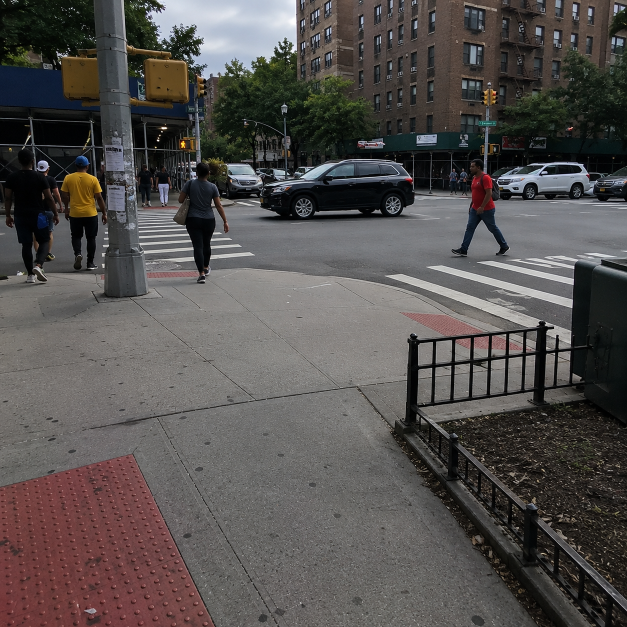
#> input picture sample_images/input_01.png, 1254 x 1254 px (shown at 1/2 size)
$ python -i orb_slam_single_image.py   (imports and definitions only)
#> lines starting #> are read from the running program, lines starting #| are printed output that depends on the picture; after the words box and inside, x2 and y2 are one past the last pixel; in counts of white or black regions, pixels touching at a corner belong together
import cv2
import os
import numpy as np
import time

import global_config


def load_camera_params(yaml_path):
    """Parses focal length and optical center."""
    if not os.path.exists(yaml_path):
        print("Config file not found. Using defaults.")
        return 718.856, 718.856, 607.1928, 185.2157

    with open(yaml_path, 'r') as f:
        try:
            # Simple parsing
            for line in f:
                if "Camera.fx:" in line:
                    fx = float(line.split(":")[1])
                if "Camera.fy:" in line:
                    fy = float(line.split(":")[1])
                if "Camera.cx:" in line:
                    cx = float(line.split(":")[1])
                if "Camera.cy:" in line:
                    cy = float(line.split(":")[1])
            return fx, fy, cx, cy
        except:
            return 500.0, 500.0, 320.0, 240.0


class VisualOdometryORB:
    def __init__(self, focal_len, pp):
#> in run_single_image, frame is the input picture: shape (1254, 1254, 3); mean B, G, R 78.7, 80.4, 84.5
        self.focal_len = focal_len
        self.pp = pp  # Principal Point (cx, cy)

        # 1. Initialize ORB
        # nfeatures=3000 ensures we find enough points even in low texture
        self.orb = cv2.ORB_create(nfeatures=3000)

        # 2. Initialize Matcher
        # Switch to standard BFMatcher (crossCheck=False allows kNN match)
        self.matcher = cv2.BFMatcher(cv2.NORM_HAMMING, crossCheck=False)

        # State
        self.prev_frame = None
        self.prev_kp = None
        self.prev_des = None

        self.cur_R = np.eye(3)
        self.cur_t = np.zeros((3, 1))
        self.trajectory = []

        # Performance tracking
        self.inference_times = []
        self.max_history = 30
        self.frame_count = 0

    def process_frame(self, image):
        """Process a frame and estimate camera motion."""
        start_time = time.time()
        self.frame_count += 1

        # Convert to grayscale
        if len(image.shape) == 3:
            gray = cv2.cvtColor(image, cv2.COLOR_BGR2GRAY)
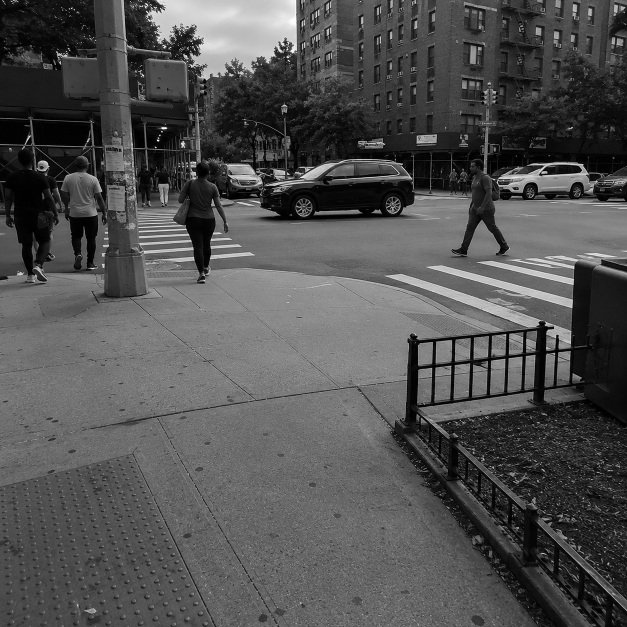
#> gray: shape (1254, 1254) (shown at 1/2 size); min 0, max 255, mean 81.4
        else:
            gray = image

        # 3. Detect ORB Features & Descriptors
        kp, des = self.orb.detectAndCompute(gray, None)
#> kp = 3000 keypoints; strongest (x, y, size): (316, 281, 31), (316, 276, 31), (795, 346, 31), (280, 143, 31)

        # Convert keypoints to numpy array of points for visualization/calculation
        if kp:
            kp_pts = np.float32([k.pt for k in kp])
#> kp_pts = 3000 pairs, first value 35 to 1211, second value 31 to 1122
        else:
            return None  # No features found

        # Initialization (First Frame)
        if self.prev_frame is None:
            self.prev_frame = gray
            self.prev_kp = kp
#> self.prev_kp has the same summary as kp
            self.prev_des = des
            # Return current position (0,0,0) and points to visualize
            elapsed = time.time() - start_time
            self.inference_times.append(elapsed)
            return {
                'position': self.cur_t,
                'rotation': self.cur_R,
                'keypoints': kp_pts,
                'num_features': len(kp),
                'status': 'initialized',
                'inference_time': elapsed
            }

        # 4. Match Features (Previous vs Current)
        if des is None or self.prev_des is None:
            # If we lose features, reset prev_frame to current, so we can recover next frame
            self.prev_frame = gray
            self.prev_kp = kp
            self.prev_des = des
            elapsed = time.time() - start_time
            self.inference_times.append(elapsed)
            return {
                'position': self.cur_t,
                'rotation': self.cur_R,
                'keypoints': kp_pts,
                'num_features': len(kp),
                'status': 'feature_lost',
                'inference_time': elapsed
            }

        # Use KNN matching with k=2
        matches = self.matcher.knnMatch(self.prev_des, des, k=2)

        # Apply Lowe's Ratio Test (Robust filtering)
        good_matches = []
        try:
            for m, n in matches:
                if m.distance < 0.75 * n.distance:
                    good_matches.append(m)
        except ValueError:
            pass  # Handle cases where k<2

        if len(good_matches) < 10:
            # Update history even if tracking failed for this frame
            self.prev_frame = gray
            self.prev_kp = kp
            self.prev_des = des
            # Not enough matches to calculate motion
            elapsed = time.time() - start_time
            self.inference_times.append(elapsed)
            return {
                'position': self.cur_t,
                'rotation': self.cur_R,
                'keypoints': kp_pts,
                'num_features': len(kp),
                'status': 'insufficient_matches',
                'matching_score': 0.0,
                'inference_time': elapsed
            }

        # Extract (x, y) coordinates from the matches
        # Note: queryIdx refers to prev_kp, trainIdx refers to current kp
        # We must perform this BEFORE updating self.prev_kp
        pts_prev = np.float32([self.prev_kp[m.queryIdx].pt for m in good_matches])
        pts_curr = np.float32([kp[m.trainIdx].pt for m in good_matches])

        # 5. Estimate Motion (Essential Matrix)
        E, mask = cv2.findEssentialMat(
            pts_curr,
            pts_prev,
            self.focal_len,
            self.pp,
            cv2.RANSAC,
            0.999,
            1.0,
            None
        )

        # Recover Rotation (R) and Translation (t)
        if E is not None:
            _, R, t, mask = cv2.recoverPose(E, pts_curr, pts_prev, focal=self.focal_len, pp=self.pp)

            # 6. Update Trajectory
            # Monocular Scale Ambiguity: We assume scale=1.0 because we have no IMU or Wheel Encoders
            absolute_scale = 1.0

            # Only update if the move is "significant" (filters jitter)
            if np.mean(np.abs(t)) > 0.005:
                self.cur_t = self.cur_t + absolute_scale * self.cur_R.dot(t)
                self.cur_R = self.cur_R.dot(R)

            # Add to path for drawing
            # Fix DeprecationWarning by extracting scalar value first using float() or [0]
            x = int(float(self.cur_t[0])) + 400
            z = int(float(self.cur_t[2])) + 400
            self.trajectory.append((x, z))

        # 7. Update previous state AFTER all calculations
        self.prev_frame = gray
        self.prev_kp = kp
        self.prev_des = des

        # Calculate matching quality score
        matching_score = len(good_matches) / max(len(self.prev_kp), len(kp)) if (self.prev_kp and kp) else 0.0

        elapsed = time.time() - start_time
        self.inference_times.append(elapsed)
        if len(self.inference_times) > self.max_history:
            self.inference_times.pop(0)

        # Return comprehensive localization data
        return {
            'position': self.cur_t.copy(),
            'rotation': self.cur_R.copy(),
            'keypoints': kp_pts,
            'num_features': len(kp),
            'num_matches': len(good_matches),
            'matching_score': matching_score,
            'status': 'tracking',
            'inference_time': elapsed
        }

    # [19 lines left out: functions draw_trajectory, get_fps, not called in this run]

    def get_trajectory_displacement(self):
        """Get total 3D displacement from origin."""
        return float(np.linalg.norm(self.cur_t))

    # [9 lines left out: function get_localization_status, not called in this run]


def run_single_image(image_path):
    """Runs the ORB Visual Odometry logic on a single static image."""
    # Load params from your config file
    fx, fy, cx, cy = load_camera_params("webcam_config.yaml")
    vo = VisualOdometryORB(focal_len=fx, pp=(cx, cy))

    print(f"--- Processing Single Image: {image_path} ---")

    if not os.path.exists(image_path):
        print(f"Error: {image_path} not found.")
        return

    frame = cv2.imread(image_path)
    if frame is None:
        print("Error: Could not read image.")
        return

    # Process the single frame
    # This triggers the "Initialization" block in the class
    result = vo.process_frame(frame)
#> result = 6 items

    display_frame = frame.copy()

    if result is not None:
        keypoints = result['keypoints']
#> keypoints has the same summary as kp_pts in process_frame
        # Draw features
        for pt in keypoints:
            cv2.circle(display_frame, (int(pt[0]), int(pt[1])), 3, (0, 255, 0), -1)
#> this loop made 3000 passes
#> pt on passes 1 to 3: [975, 833], [778, 154], [1043, 393]
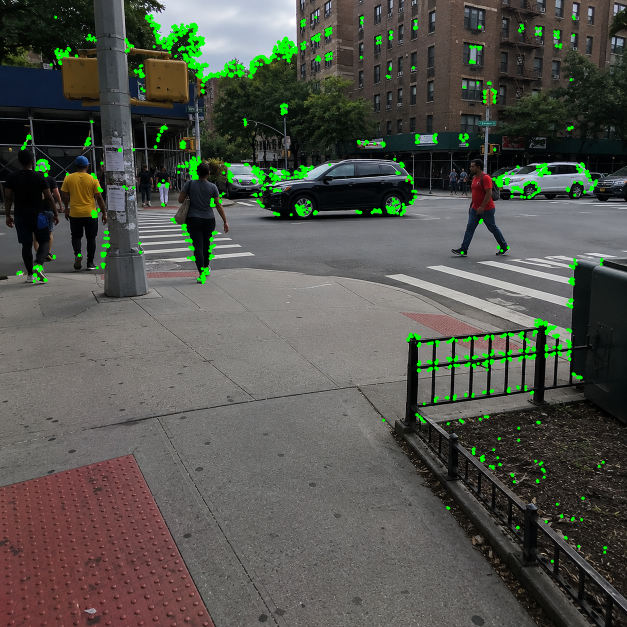
#> display_frame: shape (1254, 1254, 3) (shown at 1/2 size); 2.23% of pixels changed, all inside (x1, y1, x2, y2) = (32, 28, 1215, 1126)

        status_text = f"ORB Features: {len(keypoints)}"
#> status_text = 'ORB Features: 3000'
        cv2.putText(display_frame, status_text, (10, 30), cv2.FONT_HERSHEY_SIMPLEX, 0.6, (0, 255, 0), 2)
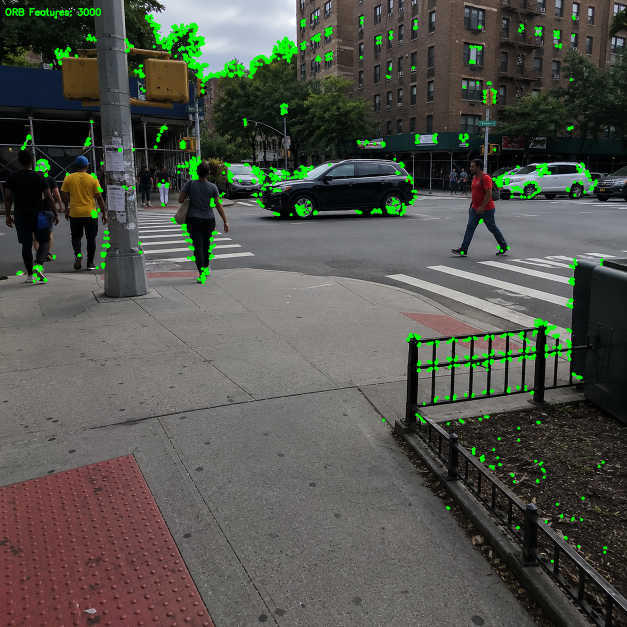
#> display_frame: shape (1254, 1254, 3) (shown at 1/2 size); 0.09% of pixels changed, all inside (x1, y1, x2, y2) = (11, 16, 202, 32)
        print(f"Success! Detected {len(keypoints)} features.")
#| Success! Detected 3000 features.
        print("Visual Odometry initialized (Ready for next frame).")
    else:
        print("No features detected.")

    # Show result
    cv2.imshow("ORB Features", display_frame)
    cv2.waitKey(0)
    cv2.destroyAllWindows()

    # Save result
    cv2.imwrite("results/orb_result.jpg", display_frame)


# [59 lines left out: function run_orb_vo_live_enhanced, not called in this run]


# [5 lines not run here, left out]

>>> result = run_single_image('../../sample_images/input_01.png')

$ run again, on sample_images/input_02.png
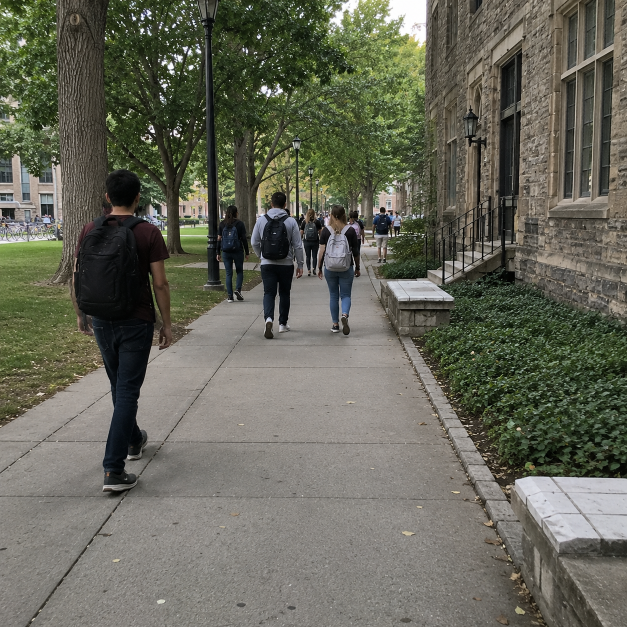
#> input picture sample_images/input_02.png, 1254 x 1254 px (shown at 1/2 size)
#> in run_single_image, frame is the input picture: shape (1254, 1254, 3); mean B, G, R 89.1, 102.1, 101.5
#> kp = 3000 keypoints; strongest (x, y, size): (796, 468, 31), (361, 260, 31), (387, 47, 31), (227, 63, 31)
#> kp_pts = 3000 pairs, first value 32 to 1192.8, second value 31 to 1149.6
#> self.prev_kp has the same summary as kp
#> result = 6 items
#> keypoints has the same summary as kp_pts in process_frame
#> the loop in run_single_image, `for pt in keypoints:` made 3000 passes
#> pt on passes 1 to 3: [487, 196], [487, 101], [929, 532]
#> after the loop in run_single_image, `for pt in keypoints:`:
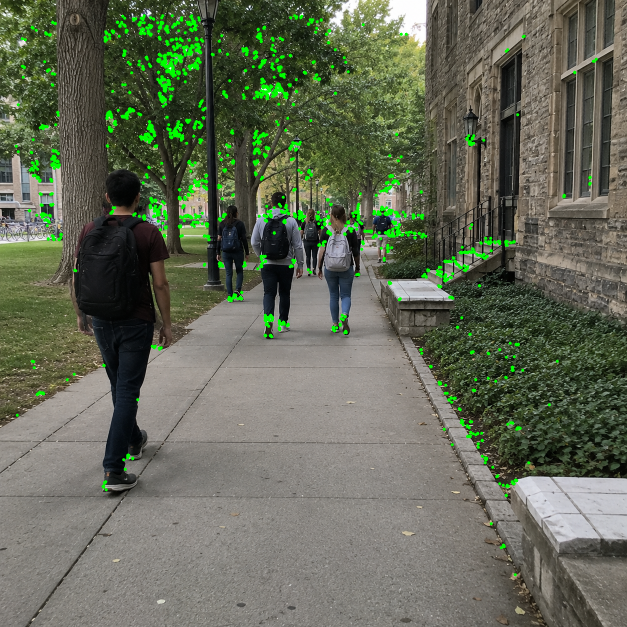
#> display_frame: shape (1254, 1254, 3) (shown at 1/2 size); 2.36% of pixels changed, all inside (x1, y1, x2, y2) = (29, 28, 1196, 1153)
#> status_text = 'ORB Features: 3000'
#> in run_single_image, `cv2.putText(display_frame, status_text, (10, 30), cv2.FONT_HERSHEY_SIM..`:
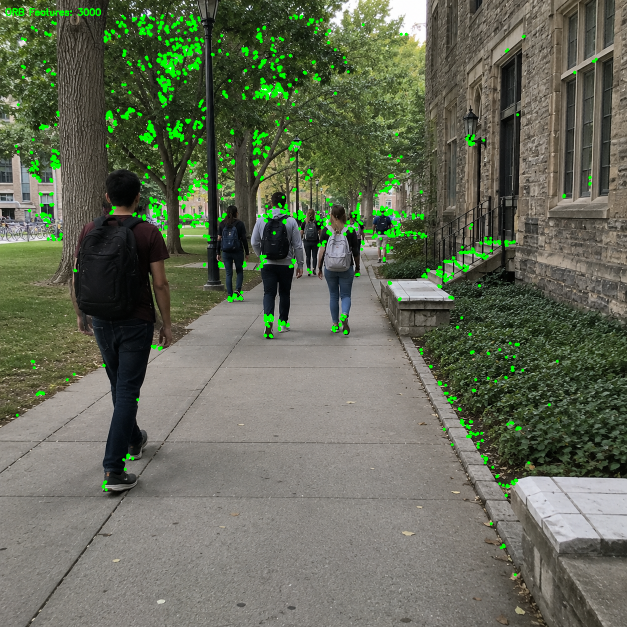
#> display_frame: shape (1254, 1254, 3) (shown at 1/2 size); 0.09% of pixels changed, all inside (x1, y1, x2, y2) = (11, 16, 202, 32)
#| Success! Detected 3000 features.

$ run again, on sample_images/input_03.png
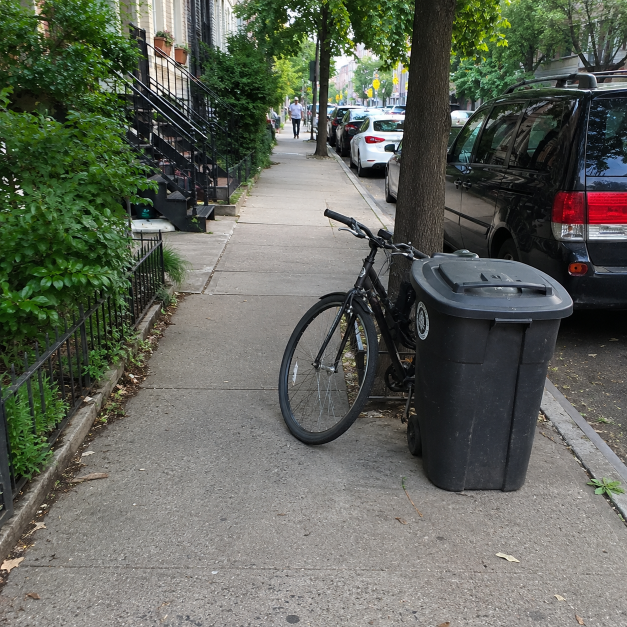
#> input picture sample_images/input_03.png, 1254 x 1254 px (shown at 1/2 size)
#> in run_single_image, frame is the input picture: shape (1254, 1254, 3); mean B, G, R 90.6, 100.7, 96.5
#> kp = 3000 keypoints; strongest (x, y, size): (312, 184, 31), (311, 159, 31), (311, 169, 31), (301, 158, 31)
#> kp_pts = 3000 pairs, first value 31 to 1218, second value 32 to 1114.8
#> self.prev_kp has the same summary as kp
#> result = 6 items
#> keypoints has the same summary as kp_pts in process_frame
#> the loop in run_single_image, `for pt in keypoints:` made 3000 passes
#> pt on passes 1 to 3: [922, 253], [768, 280], [299, 151]
#> after the loop in run_single_image, `for pt in keypoints:`:
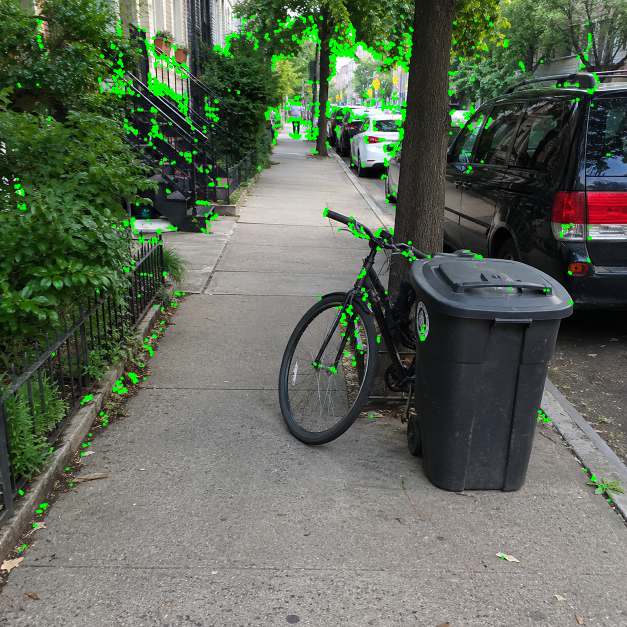
#> display_frame: shape (1254, 1254, 3) (shown at 1/2 size); 2.36% of pixels changed, all inside (x1, y1, x2, y2) = (28, 29, 1222, 1118)
#> status_text = 'ORB Features: 3000'
#> in run_single_image, `cv2.putText(display_frame, status_text, (10, 30), cv2.FONT_HERSHEY_SIM..`:
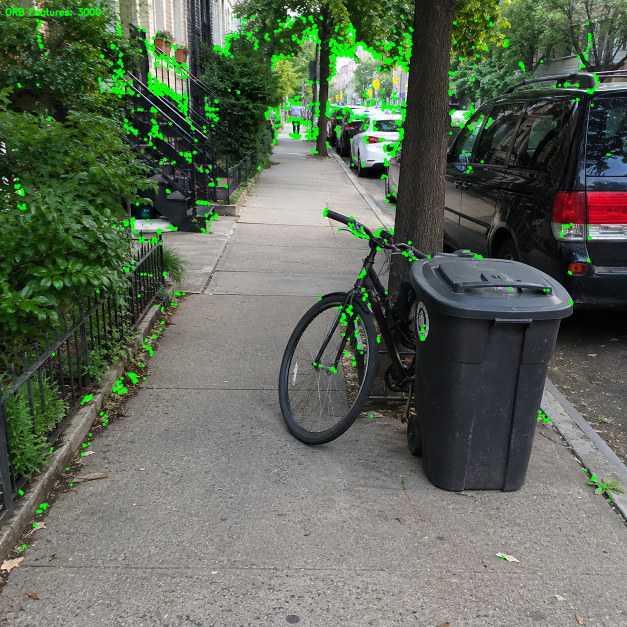
#> display_frame: shape (1254, 1254, 3) (shown at 1/2 size); 0.09% of pixels changed, all inside (x1, y1, x2, y2) = (11, 16, 202, 32)
#| Success! Detected 3000 features.

$ run again, on sample_images/input_04.png
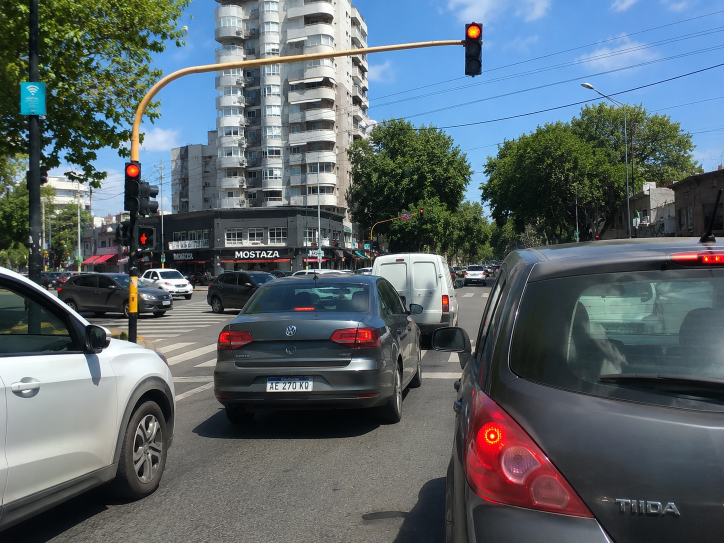
#> input picture sample_images/input_04.png, 1448 x 1086 px (shown at 1/2 size)
#> in run_single_image, frame is the input picture: shape (1086, 1448, 3); mean B, G, R 107.6, 101.8, 90.8
#> kp = 3000 keypoints; strongest (x, y, size): (501, 507, 31), (551, 503, 31), (492, 511, 31), (552, 506, 31)
#> kp_pts = 3000 pairs, first value 36 to 1414, second value 32 to 1008
#> self.prev_kp has the same summary as kp
#> result = 6 items
#> keypoints has the same summary as kp_pts in process_frame
#> the loop in run_single_image, `for pt in keypoints:` made 3000 passes
#> pt on passes 1 to 3: [717, 333], [450, 617], [667, 374]
#> after the loop in run_single_image, `for pt in keypoints:`:
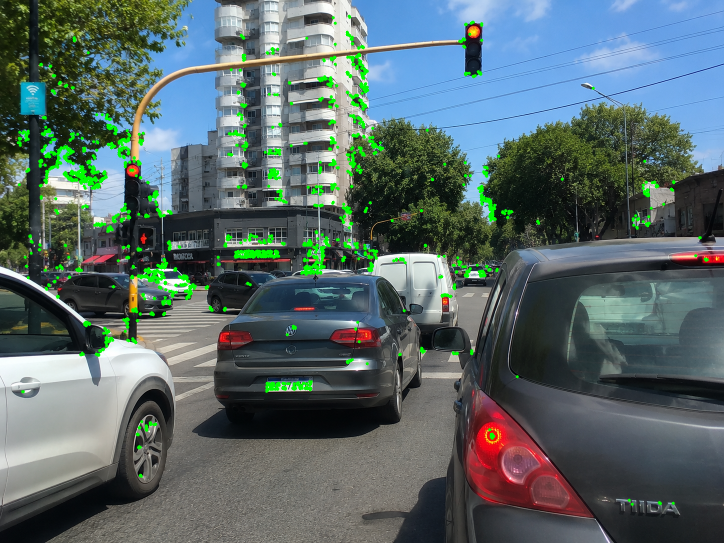
#> display_frame: shape (1086, 1448, 3) (shown at 1/2 size); 2.35% of pixels changed, all inside (x1, y1, x2, y2) = (33, 29, 1418, 1012)
#> status_text = 'ORB Features: 3000'
#> in run_single_image, `cv2.putText(display_frame, status_text, (10, 30), cv2.FONT_HERSHEY_SIM..`:
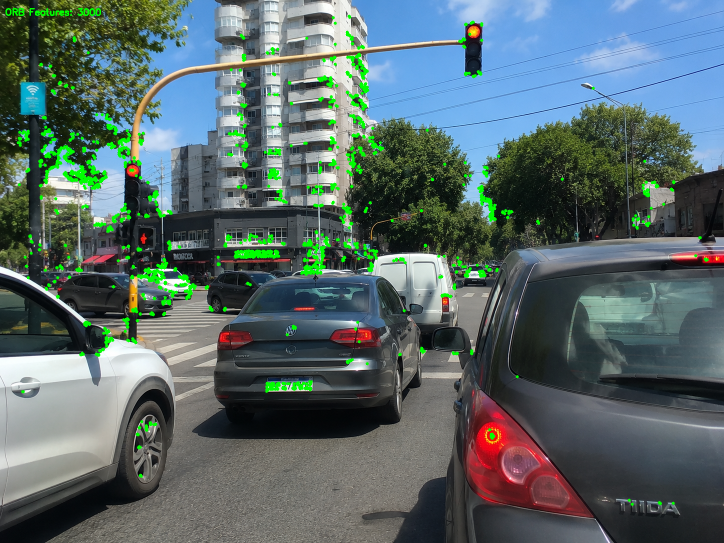
#> display_frame: shape (1086, 1448, 3) (shown at 1/2 size); 0.09% of pixels changed, all inside (x1, y1, x2, y2) = (11, 16, 202, 32)
#| Success! Detected 3000 features.
